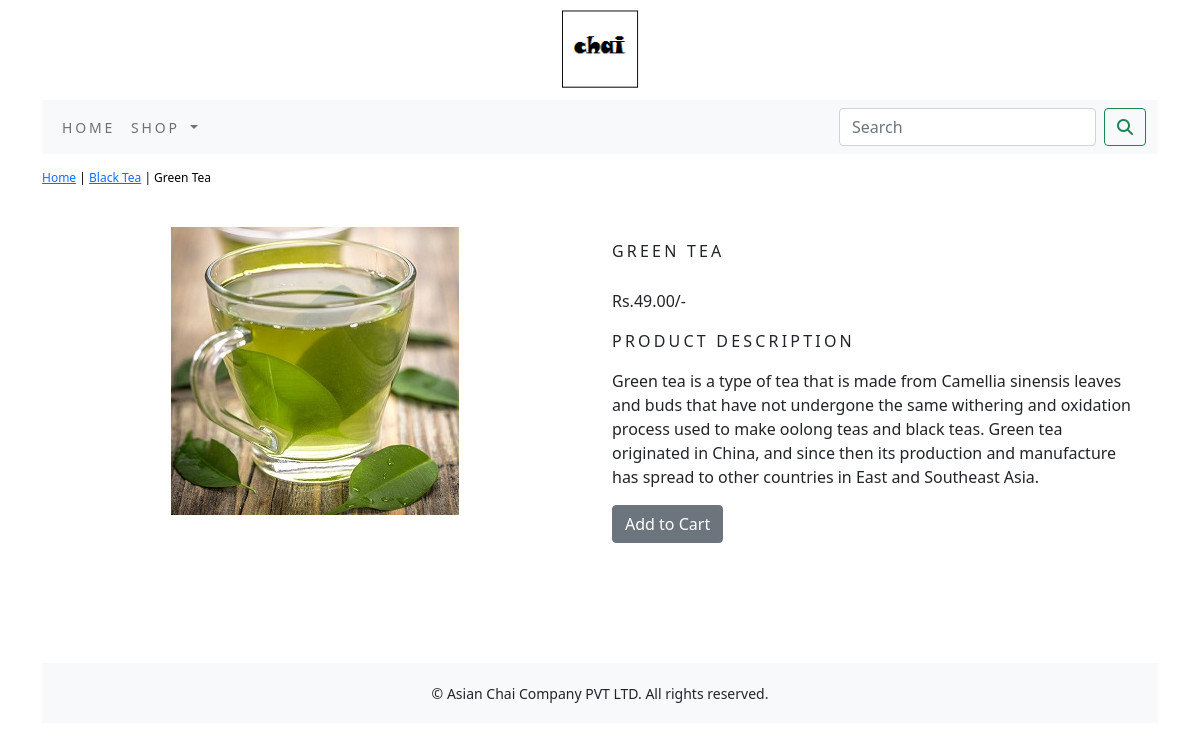
Page /black-tea/green-tea/ on the committed database.
### shop/models.py (models this page shows, shortened)
class Product(models.Model):
    name = models.CharField(max_length=250, unique=True)
    slug = models.SlugField(max_length=250, unique=True)
    description = models.TextField(blank=True)
    price = models.DecimalField(max_digits=10, decimal_places=2)
    category = models.ForeignKey(Category, on_delete=models.CASCADE)
    image = models.ImageField(upload_to='product', blank=True)
    stock = models.IntegerField()
    available = models.BooleanField(default=True)
    created = models.DateTimeField(auto_now_add=True)
    updated = models.DateTimeField(auto_now=True)
    class Meta:
        ordering = ('name',)
        verbose_name = 'product'
        verbose_name_plural = 'products'

class Category(models.Model):
    name = models.CharField(max_length=250, unique=True)
    slug = models.SlugField(max_length=250, unique=True)
    description = models.TextField(blank=True)
    image = models.ImageField(upload_to='category', blank=True)
    class Meta:
        ordering = ('name',)
        verbose_name = 'category'
        verbose_name_plural = 'categories'
    def get_url(self):
        return reverse('shop:products_by_category', args=[self.slug])
    def __str__(self):
        return '{}'.format(self.name)

### shop/views.py (the view)
# urls.py: path('<slug:c_slug>/<slug:product_slug>/', views.prodDetail, name='prodCatDetail'),
def prodDetail(request, c_slug, product_slug):
    try:
        product = Product.objects.get(category__slug=c_slug, slug=product_slug)
    except Exception as e:
        raise e
    return render(request, 'product.html', {'product': product})

### cart/context_processors.py (called while the page is built)
def counter(request):
    item_count = 0
    if 'admin' in request.path:
        return {}
    else:
        try:
            cart = Cart.objects.filter(cart_id=_cart_id(request))
            cart_items = CartItem.objects.all().filter(cart=cart[:1])
            for cart_item in cart_items:
                item_count += cart_item.quantity
        except Cart.DoesNotExist:
            item_count = 0
    return dict(item_count=item_count)

### cart/views.py (called while the page is built)
def _cart_id(request):
    cart = request.session.session_key
    if not cart:
        cart = request.session.create()
    return cart

### shop/context_processors.py (called while the page is built)
def menu_links(request):
    links = Category.objects.all()
    return dict(links=links)

### template/product.html (shortened to what this page needs)
{% extends 'base.html' %}
{% load static %}
{% block content %}
<div class="row my_prod_row_class">
    <div class="mx-auto">
        <p><a href="{% url 'shop:allProdCat' %}">Home</a> | <a href="{{product.category.get_url}}">{{product.category}}</a> | {{product.name}}</p>
    </div>
<div class="container">
<br>
<div class="row">
    <div class="col-12 col-sm-12 col-md-12 col-lg-6 text-center">
        <div style="min-width:18rem; height:26rem;">
            <img src="{{product.image.url}}" alt="{{product.name}}">
        </div>
    </div>
    <div class="col-12 col-sm-12 col-md-12 col-lg-6">
        <div>
        <h1 class="my_prod_title">{{product.name}}</h1>
        <p>Rs.{{product.price}}/-</p>
        <p class="my_title">Product Description</p>
        <p class="text-justify my_prod_text">{{product.description}}</p>
        {% if product.stock <= 0 %}
        <p class="text-justify my_prod_text"><b>Out of Stock</b></p>
        {% else %}
        <a class="btn btn-secondary" href="{% url 'cart:add_cart' product.id %}">Add to Cart</a>
        {% endif %}
        </div>
    </div>
</div>
</div>
</div>
{% endblock %}

### static/css/custom.css (style rules this page uses)
body { font-family: 'Roboto', sans-serif; }
.my_title { font-size:16px; text-transform:uppercase; letter-spacing:.2em; }
.my_prod_row_class { padding-top:15px; padding-bottom:20px; }
.my_prod_row_class .mx-auto { color:#000; font-size:12px; text-decoration:none; }
.my_prod_title { font-size:16px; text-transform:uppercase; letter-spacing:.2em; padding-top:15px; padding-bottom:20px; }
.my_prod_text { padding-right:20px; }

### rows in the picture
Product: category "Black Tea", name "Green Tea", image (picture), name "GREEN TEA", price "49.00", description "Green tea is a type of tea that is made from Camellia sinensis leaves and buds that have not undergone the same withering and oxidation process used to make oolong teas and black teas. Green tea originated in China, and since then its production and manufacture has spread to other countries in East and Southeast Asia."
